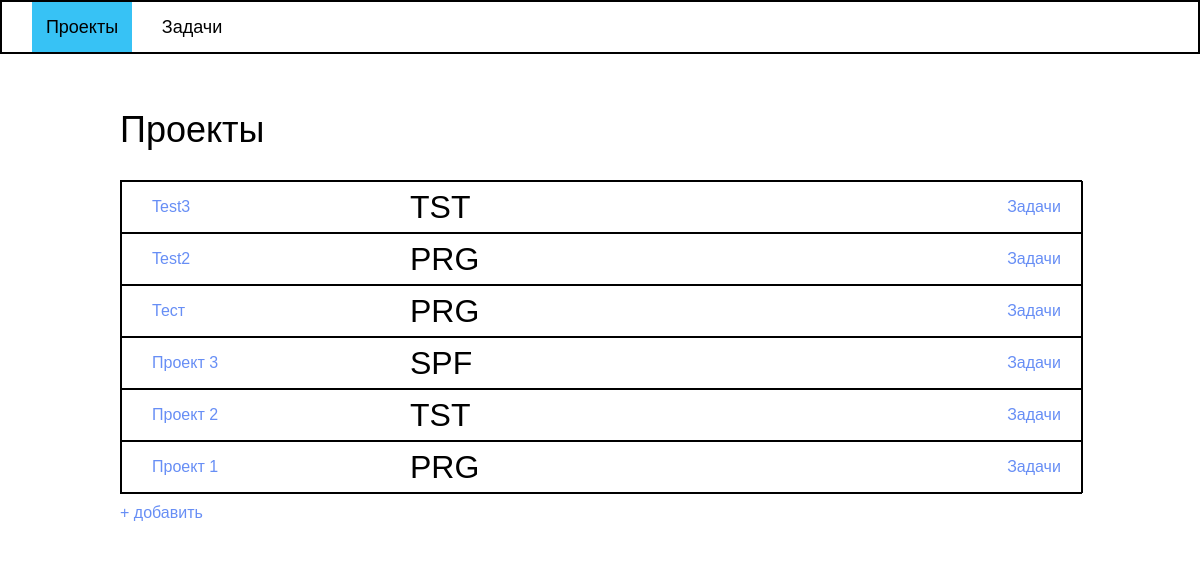
Before: / with the older database file.
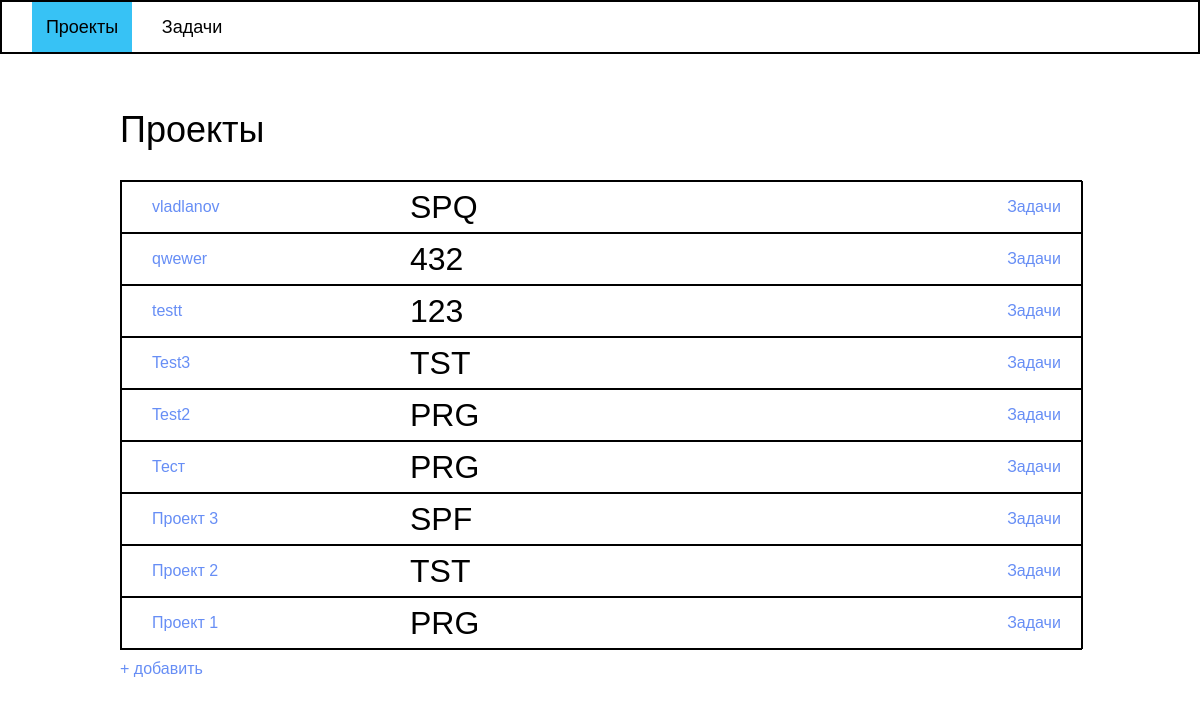
After: the same page with the newer database file.
### tables this page shows
CREATE TABLE `projects` (
  `id` int(11) NOT NULL,
  `project_name` varchar(150) NOT NULL,
  `project_index` varchar(3) NOT NULL
);

### index.php (called while the page is built, shortened)
<?php
include_once 'app/php/db.php';
$title = 'Проекты';
include_once 'app/blocks/head.php';
include_once 'app/blocks/header.php';
include_once 'app/blocks/pageHeader.php';
include_once 'app/blocks/projectsList.php';
include_once 'app/blocks/footer.php';

### app/php/db.php (called while the page is built, shortened)
<?php
$connection = mysqli_connect('localhost', 'mysql', 'mysql', 'projects');
function getProject() {
    global $connection;
    $result = mysqli_query($connection, "SELECT * FROM `projects`");
    $items = mysqli_fetch_all($result, MYSQLI_ASSOC);
    return $items;
};

### app/blocks/projectsList.php (the view)
<?php
echo '
        <div class="list">';
$items = getProject();
rsort($items);
$item_id = 1;
foreach($items as $item):
echo '
<div class="item" pos="'.$item_id.'"">
    <ul class="project-columns">
        <li class="column project_column__name"><a href="#" class="project__link">'.$item["project_name"].'</a></li>
        <li class="column project_column__index">'.$item["project_index"].'</li>
        <li class="column project_column__link">
            <a href="/tasks.php?tid='.$item["id"].'" id="item'.$item["id"].'" class="tasks-btn">Задачи</a>
        </li>
    </ul>
</div>
';
$item_id = $item_id+1;
endforeach;
echo '
        </div>
        <a href="#" class="btn project-add_btn clearfix">+ добавить</a>
    </div>';

### app/blocks/head.php
<?php
echo '
<!DOCTYPE html>
<html lang="en">
<head>
    <meta charset="UTF-8">
    <title>'.$title.'</title>
    <link rel="stylesheet" href="css/style.css">
</head>
';

### app/blocks/header.php
<?php
echo '
<body>
    <header class="nav clearfix">
        <a class="button nav_button" name="projects" href="index.php">Проекты</a>
        <a class="button nav_button" name="tasks" href="tasks.php">Задачи</a>
    </header>
';
?>

### app/blocks/pageHeader.php
<?php
echo '
<div class="wrapper clearfix">
    <div class="page-header">
        <h1 class="header1 header1__main">'.$title.'</h1>
    </div>
';

### app/blocks/footer.php
<?php
echo '
<script src="https://ajax.googleapis.com/ajax/libs/jquery/3.3.1/jquery.min.js"></script>
<script src="js/script.js"></script>
<script>menuActive("'.$title.'");</script>
</body>
</html>
';

### css/style.css (style rules this page uses)
html { padding: 0; margin: 0; width: 100%; min-height: 100%; font-family: Arial, sans-serif; }
body { padding: 0; margin: 0; width: 100%; min-height: 100%; }
ul { list-style: none; padding: 0; margin: 0; }
li { padding: 0; margin: 0; }
a { text-decoration: none; color: #678ef5; }
.clearfix:after { content : ""; display : block; clear : both; }
.nav { width: 100%; box-sizing: border-box; padding: 0 0 0 25px; margin: 0; display: block; position: fixed; top: 0; left: 0; border: 2px solid #000; }
.nav_button { display: block; height: 50px; width: 100px; float: left; font-size: 18px; line-height: 50px; margin: 0 5px 0 5px; text-align: center; color: #000!important; }
.nav_button__active { background: #37c2f5; }
.wrapper { margin: 80px auto; width: 960px; }
.page-header { display: block; width: 100%; height: 100px; }
.header1 { font-size: 36px; font-weight: 300; }
.header1__main { line-height: 100px; }
.list { width: 100%; border: 1px solid #000; display: block; float: left; }
.item { float: left; width: 100%; border: 1px solid #000; }
.project-columns { width: 100%; display: block; float: left; }
.column { float: left; height: 50px; line-height: 50px; text-align: center; }
.project_column__name { width: 30%; text-align: left; }
.project__link { display: block; margin-left: 30px; }
.project_column__index { font-size: 32px; font-weight: lighter; width: 60%; text-align: left; }
.project_column__link { width: 10%; }
.project-add_btn, .task-add_btn { display: block; margin-top: 10px; height: 30px; float: left; }

Changed rows visible on the page:
added projects: project_name "vladlanov", project_index "SPQ"
added projects: project_name "qwewer", project_index "432"
added projects: project_name "testt", project_index "123"
